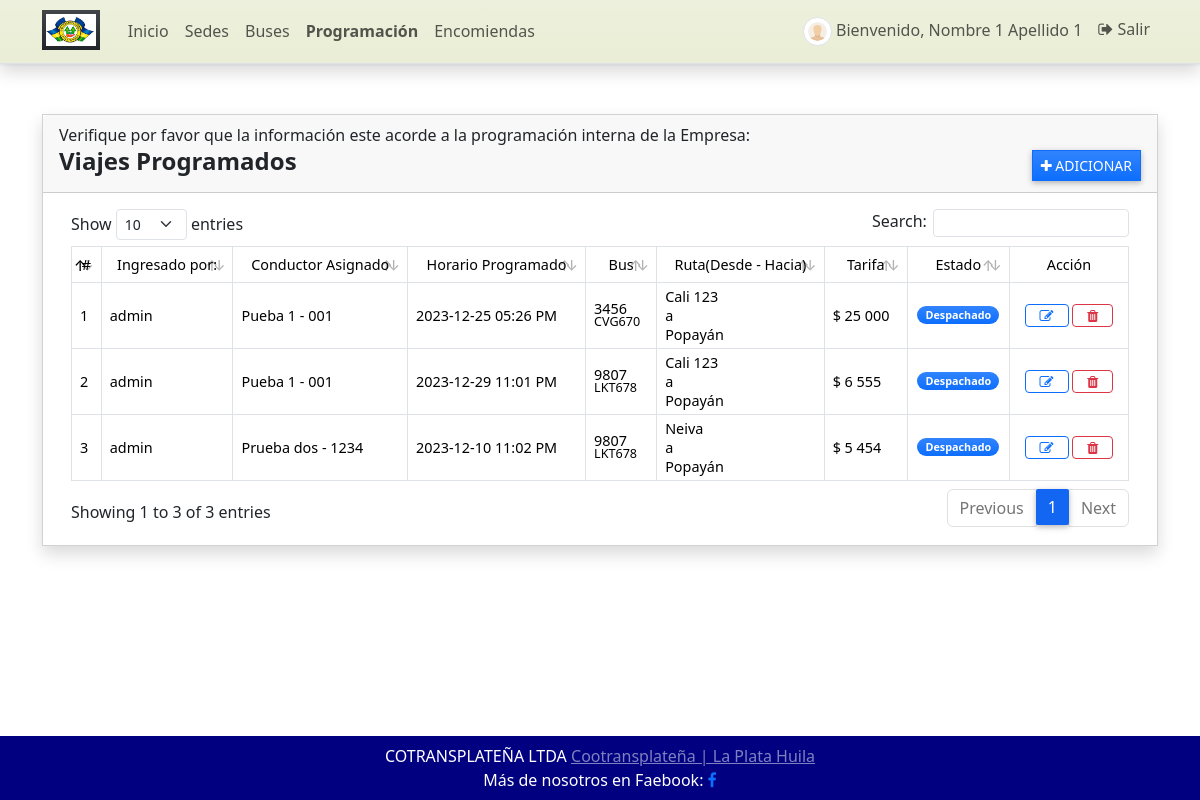
The page /programacion (signed in) on the database as committed earlier.
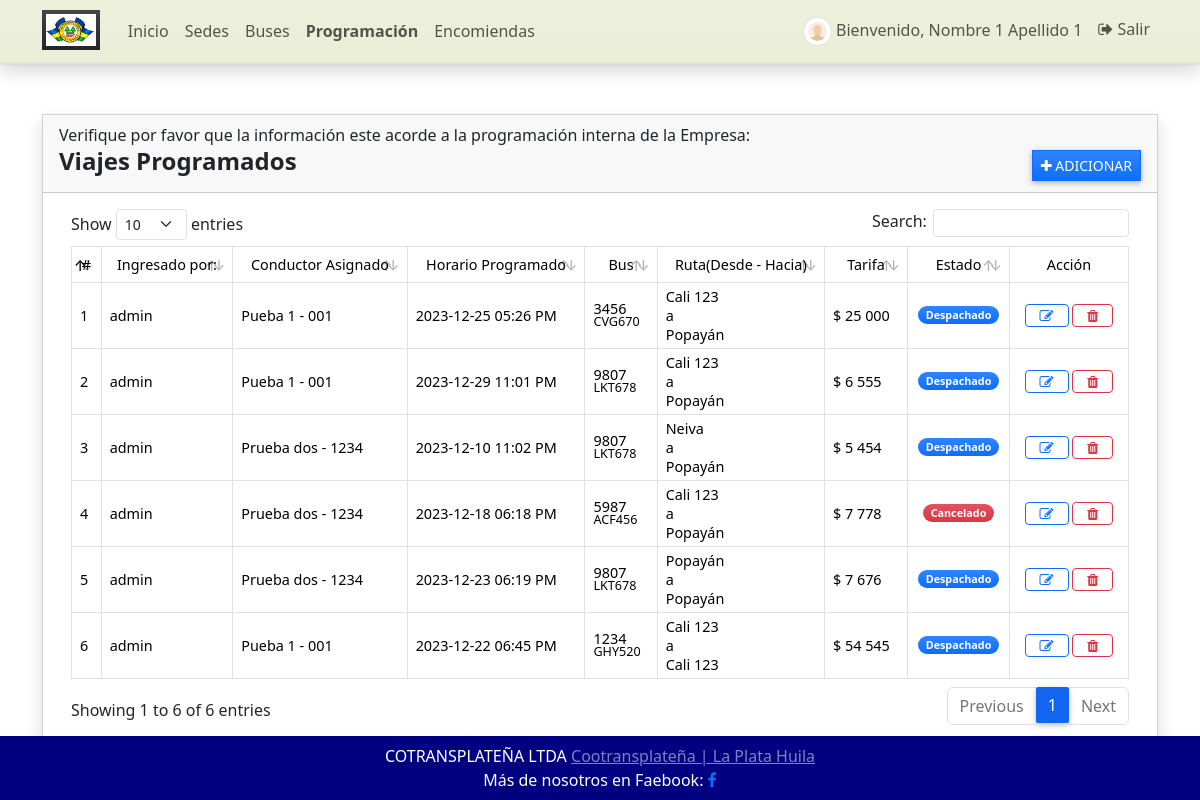
The same page on the database as committed later.
### GestorApp/models.py (models this page shows, shortened)
class Programacion(models.Model):
    codigo = models.CharField(max_length=100)
    bus = models.ForeignKey(Bus, on_delete=models.CASCADE)
    conductor = models.ForeignKey(Conductor, on_delete=models.CASCADE)
    origen = models.ForeignKey(Sede, on_delete=models.CASCADE, related_name='origen')
    destino = models.ForeignKey(Sede, on_delete=models.CASCADE, related_name='destino')
    programacion = models.DateTimeField()
    precio = models.IntegerField(default=0, validators=[MinValueValidator(5000), MaxValueValidator(75000)])
    estado = models.CharField(max_length=2, choices=(('0','Cancelado'),('1','Despachado')), default=1)
    fecha_creado = models.DateTimeField(default=timezone.now)
    fecha_actualizado = models.DateTimeField(auto_now=True)
    class Meta:
        verbose_name_plural = 'Programación'

class Conductor(models.Model): #
    conductor = models.CharField(max_length=100)
    codigo = models.CharField(max_length=100)
    cedula = models.CharField(max_length=100)
    estado = models.CharField(max_length=2, choices=(('1', 'Activo'), ('2', 'Inactivo')), default=1)
    def __str__(self):
        return str(self.conductor + ' - ' + self.codigo)
    class Meta:
        verbose_name_plural = 'Conductores'

class Bus(models.Model):
    propietario = models.ForeignKey(Propietario, on_delete=models.CASCADE, blank=True, null=True)
    numero_bus = models.CharField(max_length=5)
    placa_bus = models.CharField(max_length=8)
    asientos = models.PositiveIntegerField(default=0, validators=[MinValueValidator(1), MaxValueValidator(50)])
    estado = models.CharField(max_length=2, choices=(('1', 'Activo'), ('2', 'Inactivo'), ), default=1)
    fecha_creado = models.DateTimeField(default=timezone.now)
    fecha_actualizado = models.DateTimeField(auto_now=True)
    class Meta:
        verbose_name_plural = 'Buses'

class Sede(models.Model):
    sede = models.CharField(max_length=250)
    tipo = models.CharField(max_length=2, choices=(('1','Terminal'),('2','Oficina'),('3','Paradero')), default='1')
    fecha_creado = models.DateTimeField(default=timezone.now)
    fecha_actualizado = models.DateTimeField(auto_now=True)
    def __str__(self):
        return self.sede

### GestorApp/views.py (the view)
# urls.py: path('programacion', views.programacion, name='programacion-pagina'),
@login_required
def programacion(request: HttpRequest):
    context['page_title'] = "Progamación"
    programaciones = Programacion.objects.all()
    context['programaciones'] = programaciones
    return render(request, 'programacion.html', context)

### GestorApp/forms.py
class ActualizarContrasena(PasswordChangeForm):
    old_password = forms.CharField(
        widget=forms.PasswordInput(attrs={'class': 'form-control form-control-sm rounded-0'}),
        label="Contraseña Anterior")
    new_password1 = forms.CharField(
        widget=forms.PasswordInput(attrs={'class': 'form-control form-control-sm rounded-0'}),
        label="Nueva Constraseña")
    new_password2 = forms.CharField(
        widget=forms.PasswordInput(attrs={'class': 'form-control form-control-sm rounded-0'}),
        label="Confirmar Nueva Contraseña")
    class Meta:
        model = User
        fields = ('old_password', 'new_password1', 'new_password2')

### GestorApp/templates/programacion.html (shortened to what the changed rows need)
{% extends 'base.html' %}
{% load customfilter %}
{% load humanize %}
{% block Contenido %}
<div class="col-lg-12 col-md-12 col-sm-12 col-xs-12">
    <div class="card card-default rounded-0 shadow ">
        <div class="card-body">
            <div class="container-fluid">
                <table class="table table-bordered" id="despacho-lista">
                    <thead>
                        <tr class="bg-gradient bg-primary bg-opacity-50 text-light">
                            <th class="px-2 py-2 text-center">#</th>
                            <th class="px-2 py-2 text-center">Ingresado por:</th>
                            <th class="px-2 py-2 text-center">Conductor Asignado</th>
                            <th class="px-2 py-2 text-center">Horario Programado</th>
                            <th class="px-2 py-2 text-center">Bus  </th>
                            <th class="px-2 py-2 text-center">Ruta(Desde - Hacia)</th>
                            <th class="px-2 py-2 text-center">Tarifa</th>
                            <th class="px-2 py-2 text-center">Estado</th>
                            <th class="px-2 py-2 text-center">Acción</th>
                        </tr>
                    </thead>
                    <tbody>
                        {% for programacion in programaciones %}
                        <tr>
                            <td class="px-2 py-3 align-middle">{{ forloop.counter }}</td>
                            <td class="px-2 py-1 align-middle">{{ user.username }}</td>
                            <td class="px-2 py-1 align-middle">{{ programacion.conductor }}</td>
                           <td class="px-2 py-1 align-middle">{{ programacion.programacion|date:"Y-m-d h:i A" }}</td>
                            <td class="px-2 py-1 align-middle">
                                <div class="lh-1">
                                    <div>{{ programacion.bus.numero_bus }}</div>
                                    <small>{{ programacion.bus.placa_bus }}</small>
                                </div>
                            </td>
                            <td class="px-2 py-1 align-center">
                                    <div class="text-align-center">{{ programacion.origen }}</div>
                                              a
                                    <div>{{ programacion.destino }}</div>
                            </td>
                            <td class="px-2 py-1 align-middle"> $ {{ programacion.precio|intcomma }}</td>
                            <td class="px-1 py-1 align-middle text-center">
                                    {% if programacion.estado == '1' %}
                                <span class="badge bg-primary bg-gradient rounded-pill px-2">Despachado</span> {% else %}
                                <span class="badge bg-danger bg-gradient rounded-pill px-2">Cancelado</span> {% endif %}
                            </td>
                            <td class="px-2 py-1 align-middle text-center">
                                <a class="btn btn-outline-primary btn-sm edit-data" href="javascript:void(0)" data-id="{{ programacion.pk }}" title="Editar">
                                    <i class="fa fa-edit"></i>
                                </a>
                                <button class="btn btn-outline-danger btn-sm delete-data" type="button" data-id="{{ programacion.pk }}" title="Eliminar">
                                    <i class="fa fa-trash"></i>
                                </button>
                            </td>
                        </tr>
                        {% endfor %}
                    </tbody>
                </table>
            </div>
        </div>
    </div>
</div>
{% endblock Contenido %}

### GestorApp/templates/barraNavegacion.html (shortened to what this page needs)
{% load static %}
<header>
    <nav class="navbar navbar-expand-lg navbar-cian bg-cian bg-gradient fixed-top shadow border-bottom navbar-custom">
        <div class="container">
            <a class="navbar-brand" target="_blank" href="{% url 'inicio' %}">
                <img src="{{ MEDIA_URL }}media/default/logo.png" height="16" alt="{{ MEDIA_URL }}" loading="lazy" class="bg-dark bg-gradient px-1 py-1" style="margin-top: -3px;" />
            </a>
            <div class="collapse navbar-collapse" id="navbar01">
                <ul class="navbar-nav me-auto mb-2 mb-lg-0" id="topNav">
                    <li class="nav-item">
                        <a class="nav-link" aria-current="page" href="{% url 'inicio' %}">Inicio</a>
                    </li>
                    {% if user.id %}
                    <li class="nav-item">
                        <a class="nav-link" aria-current="page" href="{% url 'sede-pagina' %}">Sedes</a>
                    </li>
                    <li class="nav-item">
                        <a class="nav-link" aria-current="page" href="{% url 'bus-pagina' %}">Buses</a>
                    </li>
                    <li class="nav-item">
                        <a class="nav-link" aria-current="page" href="{% url 'programacion-pagina' %}">Programación</a>
                    </li>
                      <li class="nav-item">
                        <a class="nav-link" aria-current="page" href="{% url 'encomienda-pagina' %}">Encomiendas</a>
                    </li>
                    {% endif %}
                </ul>
                <ul class="navbar-nav d-flex flex-row">
                    {% if user.id %} {% if user.profile.user_type == 1 %} {% endif %}
                    <li class="nav-item me-3 me-lg-0">
                        <a class="nav-link" href="{% url 'perfil' %}">
                            <span class="me-1"><img src="{{ MEDIA_URL }}media/default/default-avatar.png" alt="User Avatar" id="user-avatar" class="img-thumbnail rounded-circle"></span>Bienvenido, {{ user.first_name }} {{user.last_name}}
                        </a>
                    </li>
                    <li class="nav-item me-3 me-lg-0">
                        <a class="nav-link" href="{% url 'logout' %}"><i class="fa fa-sign-out">  </i> Salir</a>
                    </li>
                    {% else %}
                    <li class="nav-item me-3 me-lg-0">
                        <a class="nav-link" href="{% url 'login' %}"><i class="fa fa-user" aria-hidden="true"> </i> Logeo </a>
                    </li>
                    {% endif %}
                </ul>
            </div>
        </div>
    </nav>
    </header>

Rows that differ between the two databases and show on the page:
added Programacion: {{ user.username }} "admin", conductor "Prueba dos - 1234", programacion "2023-12-18 06:18 PM", bus.numero_bus "5987", bus.placa_bus "ACF456", origen "Cali 123", destino "Popayán", precio "7 778", estado "Cancelado"
added Programacion: {{ user.username }} "admin", conductor "Prueba dos - 1234", programacion "2023-12-23 06:19 PM", bus.numero_bus "9807", bus.placa_bus "LKT678", origen "Popayán", destino "Popayán", precio "7 676", estado "Despachado"
added Programacion: {{ user.username }} "admin", conductor "Pueba 1 - 001", programacion "2023-12-22 06:45 PM", bus.numero_bus "1234", bus.placa_bus "GHY520", origen "Cali 123", destino "Cali 123", precio "54 545", estado "Despachado"
Other text that changed with them:
text written by a page script: "Show entries Search: Showing 1 to 3 of 3 entries Previous 1 Next" → "Show entries Search: Showing 1 to 6 of 6 entries Previous 1 Next"
